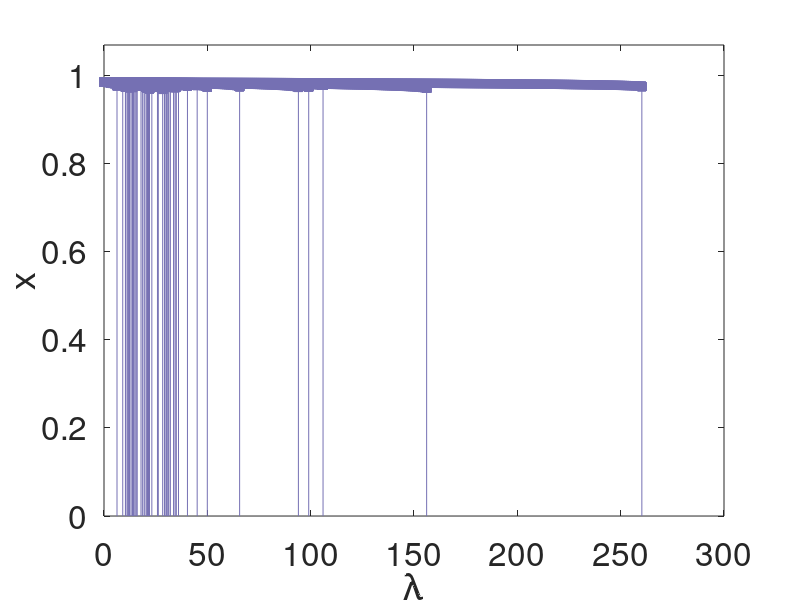
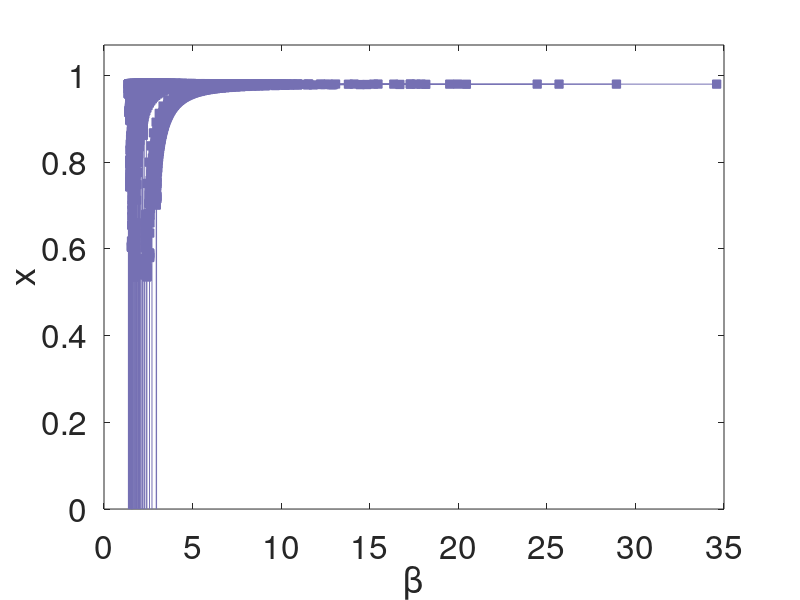

MATLAB code for these plots, in order:
function Figure4_ce
%% plot figure 4 c and e

clear
clc

%% IEEE 118
load bus118
[m,n] = size(bus118);
simsize = 6;
color_net4 = [117,112,179]/255;
figure1 = figure('color',[1 1 1]);
axes1 = axes('Parent',figure1,'FontSize',24);%,'XScale','log'
hold(axes1,'all');
for i = 1:m
    for j = 1:n
        e10 = bus118{i,j};
        plot(e10(:,3),e10(:,1),'-s','Color',color_net4,'Linewidth',0.01,'MarkerSize',simsize,'MarkerFaceColor',color_net4,'MarkerEdgeColor',color_net4);hold on;
        plot([e10(end,3),e10(end,3)],[e10(end,1),0],'-','Color',color_net4)
    end
end
box on
xlabel('\lambda')
ylabel('x')
ylim([0,1.07])
%% beta space

figure1 = figure('color',[1 1 1]);
axes1 = axes('Parent',figure1,'FontSize',24);%,'XScale','log'
hold(axes1,'all');
for i = 1:m
    for j = 1:n
        e10 =bus118{i,j};
        e10(:,2) = e10(:,2);
        plot(e10(:,2),e10(:,4),'-s','Color',color_net4,'Linewidth',0.01,'MarkerSize',simsize,'MarkerFaceColor',color_net4,'MarkerEdgeColor',color_net4);hold on;
        plot([e10(end,2),e10(end,2)],[e10(end,4),0],'-','Color',color_net4)
    end
end
box on
xlabel('\beta')
ylabel('x')
ylim([0,1.07])



